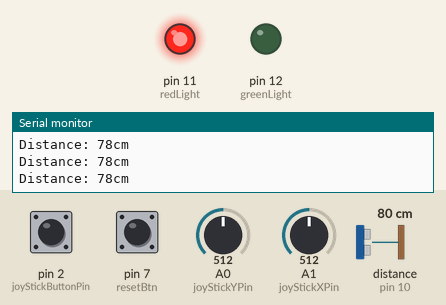
Simulated run of this sketch. Board: Arduino Uno, built with avr-gcc and run on an emulated ATmega328P. Parts: output pins drawn as LEDs (lit = HIGH), the last lines printed to the serial monitor. Wiring (inferred from the names in the program): ultrasonic range finder: trigger pin 9; echo pin 10. The test bench sets the inputs (shaded band); at power-on: distance to the obstacle (sensor on pin 10) 80 cm, pin 2 (joyStickButtonPin) HIGH, pin 7 (resetBtn) LOW, A0 (joyStickYPin) = 512, A1 (joyStickXPin) = 512. The echo pulse lasts 58.3 µs per cm; pins used as bus, display or sensor lines are not drawn.

Above: at 1.2 s.
1.3 s: distance to the obstacle (sensor on pin 10) set to 63 cm
2.8 s: distance to the obstacle (sensor on pin 10) set to 57 cm
At 3.7 s:
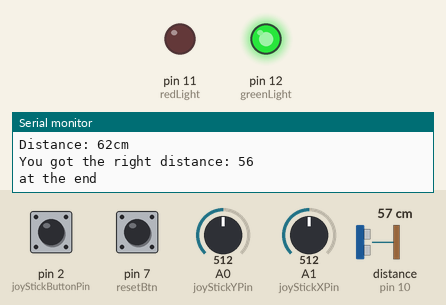
Timing chart, 0 to 5.8 s (numbered marks = the images above; inputs shaded):
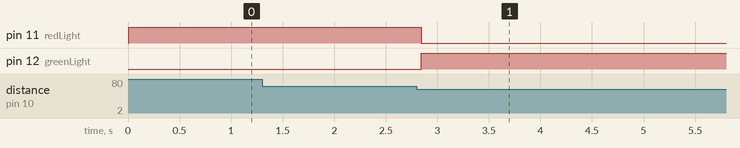

The sketch:

combinedCode.ino
```cpp
//sets pin numbers
const int joyStickXPin = A1;
const int joyStickYPin = A0;
const int joyStickButtonPin = 2;
const int resetBtn = 7;
const int trigPin = 9;
const int echoPin = 10;
const int redLight = 11;
const int greenLight = 12;

//global variables
//distance checker
long duration;
int distance;
int distanceCheck;

//lights
bool greenOn;

//reset button
int btnReading;//the btn vars are for the reset button to deal with delay
int btnState = HIGH;
int btnPrevious = LOW;
long time = 0;         // the last time the output pin was toggled
long debounce = 200;   // the debounce time, increase if the output flickers

//JoyStick
int joyStickXPosition = 0;
int joyStickYPosition = 0;
int joyStickButtonState = 0;

//0 = center, 1 = left/up, 2 = right/down
int joyStickXLast = 0;
int joyStickYLast = 0;


void setup() {
  // put your setup code here, to run once:
  pinMode(trigPin, OUTPUT); // Signal Goes Out
  pinMode(echoPin, INPUT); // Signal Goes In
  pinMode(redLight, OUTPUT);
  pinMode(greenLight, OUTPUT);
  pinMode(resetBtn, INPUT);
  pinMode(joyStickXPin, INPUT);
  pinMode(joyStickYPin, INPUT);
  //activate pull-up resistor on the push-button pin
  pinMode(joyStickButtonPin, INPUT_PULLUP);

  Serial.begin(9600); // Start Talking to the serial moniter

}

void loop() {
  // put your main code here, to run repeatedly:
  reset();
  echo();
  readJoystick();
  delay(100);
}

///////////////////////////////////////
/////////FUNCTIONS/////////////////////
///////////////////////////////////////

void reset(){
  ///////////////////FOR THE RESET BUTTON///////////////////////////
  btnReading = digitalRead(resetBtn);

  // if the input just went from LOW and HIGH and we've waited long enough
  // to ignore any noise on the circuit, toggle the output pin and remember
  // the time
  if (btnReading == HIGH && btnPrevious == LOW && millis() - time > debounce) {
    if (btnState == HIGH){
      btnState = LOW;
      restartValues();
    }else{
      btnState = HIGH;
      restartValues();
    }
    time = millis();
  }

  btnPrevious = btnReading;
}//end of reset

void restartValues(){//put all starting values here for reset
    Serial.println("The reset button has been hit");
    greenOn = false;
}

void echo(){
  /////////////////FOR THE ECHO PIN/////////////////////////////////
  // Clears the trigPin
  digitalWrite(trigPin, LOW);
  delayMicroseconds(2);

  // Sets the trigPin on HIGH state for 10 micro seconds
  digitalWrite(trigPin, HIGH);
  delayMicroseconds(10);
  digitalWrite(trigPin, LOW);

  // Reads the echoPin, returns the sound wave travel time in microseconds
  duration = pulseIn(echoPin, HIGH);
  // Calculating the distance
  distance= duration*0.034/2;

  if(greenOn!=true){
      if(distance>45 && distance < 60){
      distanceCheck = distance;
      Serial.print("You got the right distance: ");
      Serial.println(distance);
      digitalWrite(redLight, LOW);
      Serial.println("at the end");
      greenOn = true;
    } else {
      Serial.print("Distance: ");
      Serial.print(distance);
      Serial.println("cm");
      digitalWrite(greenLight, LOW);
      digitalWrite(redLight, HIGH);
    }
    if(greenOn == true){
      digitalWrite(greenLight, HIGH);
    }
  }
}//end of echo pin/distance sensor

void readJoystick(){//get directions from JoyStick
  joyStickXPosition = analogRead(joyStickXPin);
  joyStickYPosition = analogRead(joyStickYPin);
  joyStickButtonState = digitalRead(joyStickButtonPin);
  if(joyStickXPosition >= 700){
    if(joyStickXLast != 1){
      joyStickXLast = 1;
      Serial.println("up ");
    }
  } else if (joyStickXPosition <= 100){
    if(joyStickXLast != 2){
      joyStickXLast = 2;
      Serial.println("down ");
    }
  }else{
    joyStickXLast = 0;
  }
  if(joyStickYPosition >= 700){
    if(joyStickYLast != 1){
      joyStickYLast = 1;
      Serial.println("left");
    }
  } else if (joyStickYPosition <= 100){
    if(joyStickYLast != 2){
      joyStickYLast = 2;
      Serial.println("right");
    }
  }else{
    joyStickYLast = 0;
  }
}//end of readJoystick

//get numerical values from JoyStick
void joyStickValues(){
  Serial.print("X: ");
  Serial.print(joyStickXPosition);
  Serial.print(" | Y: ");
  Serial.print(joyStickYPosition);
  Serial.print(" | Button: ");
  Serial.println(joyStickButtonState);
}
```

Measured:
- the behaviour switches between 61 and 60 cm on distance to the obstacle (sensor on pin 10) (found by bisection; images 0 and 1)
- after the input at 2.8 s, pin 11 (redLight): HIGH → LOW at once; pin 12 (greenLight): LOW → HIGH at once
